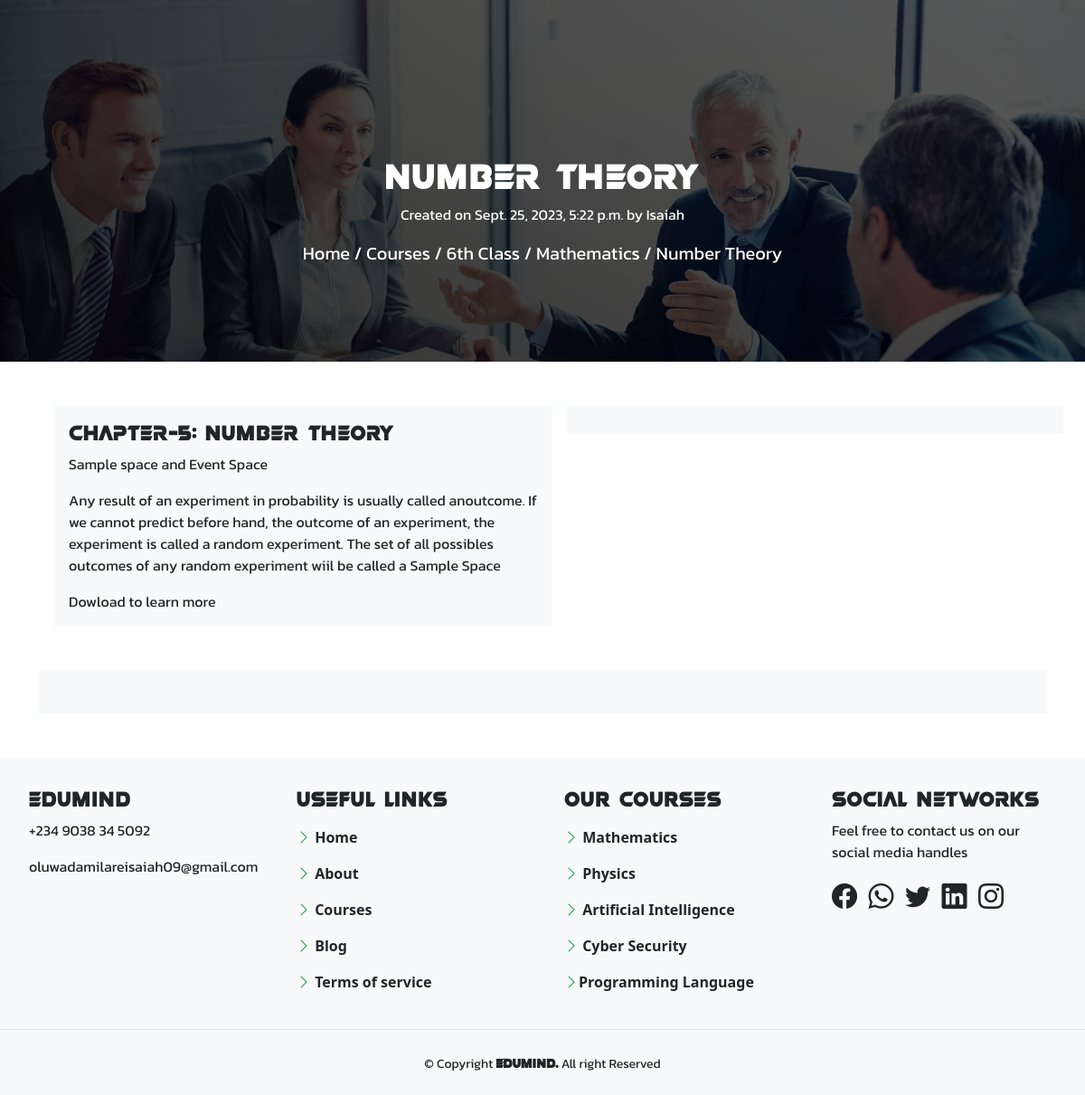
Page /curriculum/6th-class/maths/number-theory/ on the committed database.
### curriculum/models.py (models this page shows, shortened)
class Lesson(models.Model):
    lesson_id = models.CharField(max_length=100, unique=True)
    standard = models.ForeignKey(Standard, on_delete=models.CASCADE)
    created_by = models.ForeignKey(User, on_delete=models.CASCADE)
    created_at = models.DateTimeField(auto_now_add=True)
    subject = models.ForeignKey(Subject, on_delete=models.CASCADE, related_name='lessons')
    name = models.CharField(max_length=250)
    position = models.PositiveSmallIntegerField(verbose_name="Chapter no.")
    slug = models.SlugField(null=True, blank=True)
    video = models.FileField(upload_to=save_lesson_files, verbose_name="video", blank=True, null=True)
    ppt = models.FileField(upload_to=save_lesson_files, verbose_name="presentation", blank=True)
    Notes = models.FileField(upload_to=save_lesson_files, verbose_name='Notes', blank=True)
    class Meta():
        ordering = ['position']

class Standard(models.Model):
    name = models.CharField(max_length=100, unique=True)
    slug = models.SlugField(null=True, blank=True)
    description = models. TextField(max_length=500, blank=True)
    def __str__(self):
        return self.name

class Subject(models.Model):
    subject_id = models.CharField(max_length=100, unique=True)
    name = models.CharField(max_length=100)
    slug = models.SlugField(null=True, blank=True)
    standard = models.ForeignKey(Standard, on_delete=models.CASCADE, related_name='subjects')
    image = models. ImageField(upload_to=save_subject_image, blank=True, verbose_name='Subject Image')
    description= models.TextField(max_length=100, blank=True)
    def __str__(self):
        return self.name

### curriculum/views.py (the view, shortened to what this page needs)
# urls.py: path('<str:standard>/<str:subject>/<slug:slug>/', views.LessonDetailView.as_view(), name='lesson_detail'),
class LessonDetailView(DetailView, FormView):
    context_object_name = 'lessons'
    model = Lesson
    template_name = 'curriculum/lesson_detail_view.html'
    form_class = CommentForm
    second_form_class = ReplyForm
    """
    send two forms to pages
    see which one is posted
    take action on the form which is posted
    """
    def get_context_data(self, **kwargs):
        context = super(LessonDetailView, self).get_context_data(**kwargs)
        if 'form' not in context:
            context['form'] = self.form_class()
        if 'form2' not in context:
            context['form2'] = self.second_form_class()
        return context

### curriculum/templates/curriculum/lesson_detail_view.html (shortened to what this page needs)
{% extends 'base.html' %}
{% load static %}
{% load crispy_forms_tags %}
{% block main %}
<link rel="stylesheet" href="{% static '/css/lessondetail.css' %}">
<section id="back">
    <article class="lower-div">
        <h1 class="text-white" style="font-family: var(--head);">{{lessons.name}}</h1>
        <p style="font-family: 'Kanit', sans-serif;" class="text-white">Created on {{lessons.created_at}} by
            {{lessons.created_by}}</p>
        <p class="text-white fs-5" style="font-family: 'Kanit', sans-serif;">
            <span><a href="{% url 'index' %}" class="text-decoration-none text-white">Home</a></span> / <span><a
                    href="{% url 'curriculum:standard_list' %}"
                    class="text-decoration-none text-white">Courses</a></span> / <span>{{lessons.standard}}</span> /
            <span>{{lessons.subject}}</span> / <span>{{lessons.name}}</span>
        </p>
    </article>
</section>
<div class="container m-5">
    <div class="row g-3">
        <div class="col-lg-6">
            <div class="bg-light p-3">
                <h4 style="font-family: var(--head);">Chapter-{{lessons.position}}: {{lessons.name}}</h4>
                <p style="font-family: 'Kanit', sans-serif;">Sample space and Event Space</p>
                <p style="font-family: 'Kanit', sans-serif;">Any result of an experiment in probability is usually
                    called anoutcome. If we cannot predict before hand, the outcome of an experiment, the experiment is
                    called a random experiment. The set of all possibles outcomes of any random experiment wiil be
                    called a Sample Space</p>
                <a href="{{lessons.Notes}}" download="" class="text-decoration-none text-dark"
                    style="font-family: 'Kanit', sans-serif;">Dowload to learn more</a>
            </div>
        </div>
        <div class="col-lg-6">
            <div class="bg-light p-3">
            </div>
        </div>
    </div>
</div>
<div class="container mt-4">
    <div class="row g-3">
        <div class="col-lg-12">
            <div class="bg-light p-4">
            </div>
        </div>
    </div>
</div>
{% include 'footer.html' %}
{% endblock %}

### static/css/lessondetail.css (style rules this page uses)
* { margin: 0px; padding: 0px; }
#back { background-image:linear-gradient(30deg, rgba(0, 0, 0, 0.812), rgba(0, 0, 0, 0.631)), url(../img/negotiate.jpg); height: 400px; background-repeat: no-repeat; background-size: cover; background-position:top; }
.lower-div { height: 480px; display: flex; justify-content: center; align-items: center; width: 90%; margin: auto; flex-direction: column; }
:root { --head: myfont; --back: #07a634; --sect: 30px; --p: fonts; }

### rows in the picture
Lesson: name "Number Theory", created_at "Sept. 25, 2023, 5:22 p.m.", created_by "Isaiah", standard "6th Class", subject "Mathematics", position "5"
